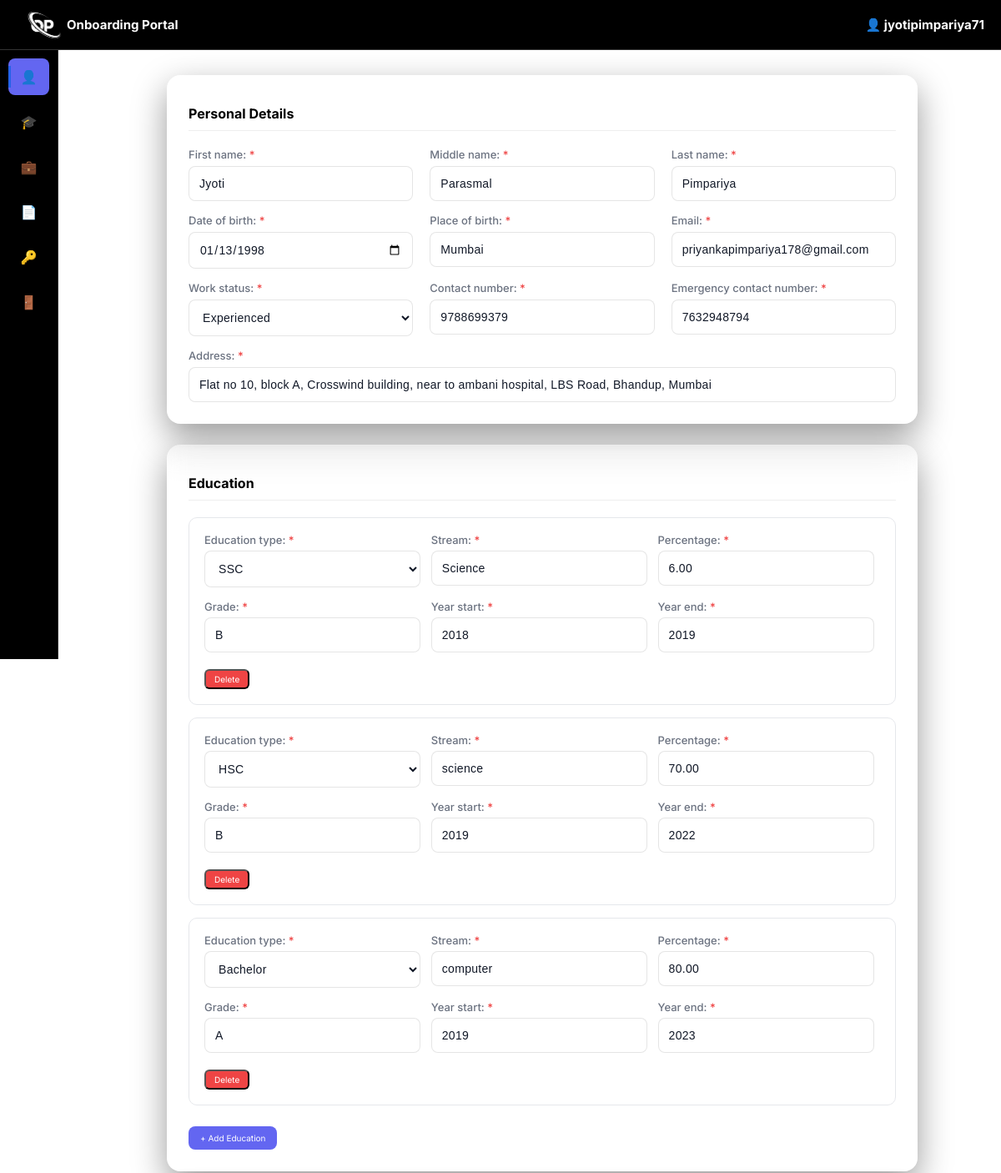
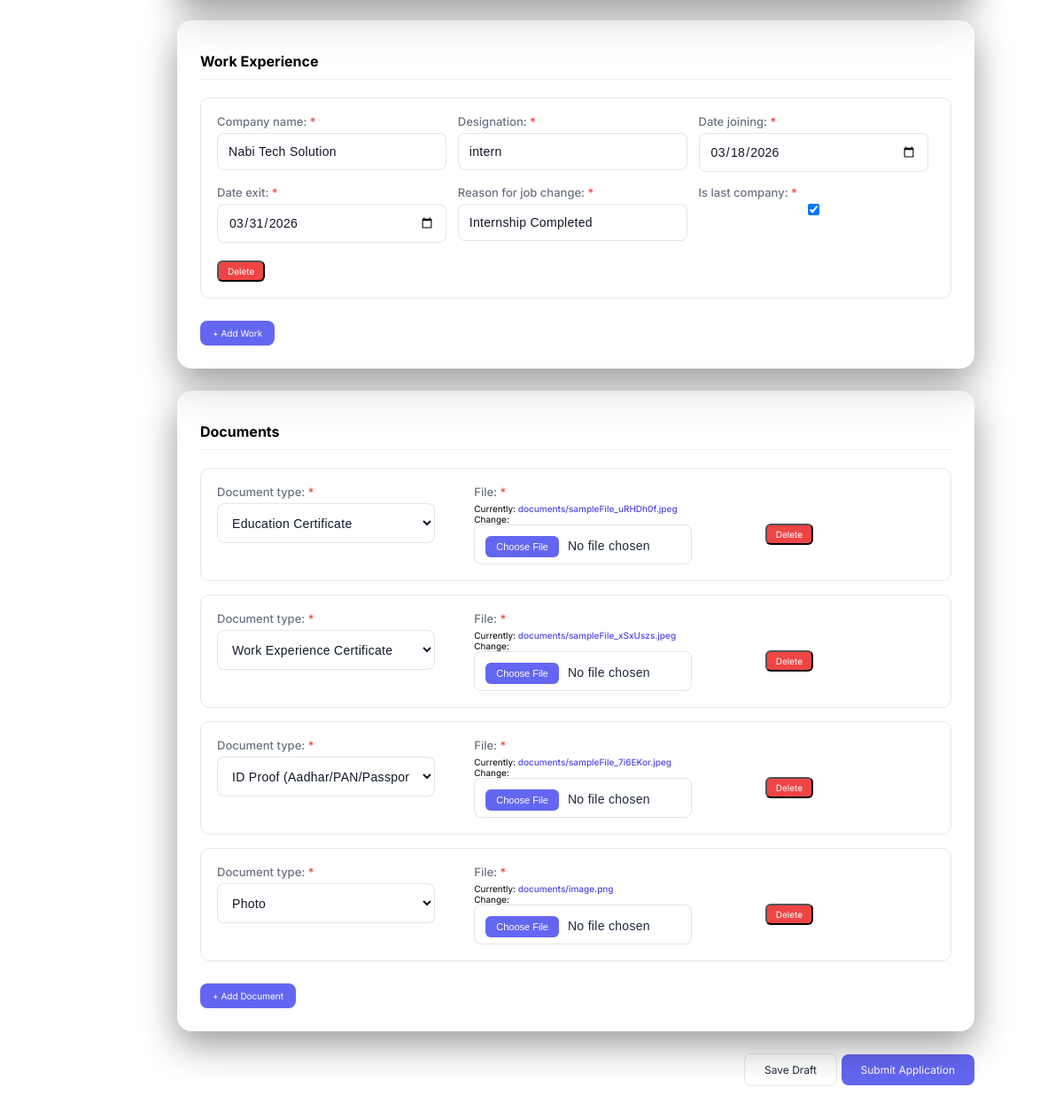
/onboarding/form/51238dfaf08e4d75ae4ce58764d2b44f/ (signed in), run on the app's committed database (2 pictures, top to bottom).
### onboarding/models.py (models this page shows, shortened)
class Candidate(models.Model):
    first_name = models.CharField(max_length=50)
    middle_name = models.CharField(max_length=50, blank=True)
    last_name = models.CharField(max_length=50)
    date_of_birth = models.DateField(null=True, blank=True)
    place_of_birth = models.CharField(max_length=100, blank=True)
    email = models.EmailField(unique=True)
    address = models.CharField(max_length=100, blank=True)
    contact_number = models.CharField(max_length=15)
    username = models.CharField(max_length=100, unique=True, null=True, blank=True)
    password = models.CharField(max_length=100, blank=True)
    emergency_contact_number = models.CharField(max_length=15, blank=True)
    WORK_STATUS = [
        ('FRESHER', 'Fresher'),
        ('EXPERIENCED', 'Experienced'),
    ]
    work_status = models.CharField(max_length=15, choices=WORK_STATUS, default='FRESHER')
    is_submitted = models.BooleanField(default=False)
    token = models.CharField(max_length=32, default=uuid.uuid4().hex, editable=False, unique=True)
    created_at = models.DateTimeField(auto_now_add=True)

### onboarding/views.py (the view)
# urls.py: path('onboarding/form/<str:token>/', views.onboarding_form, name='onboarding_form'),
def onboarding_form(request, token):
    candidate = get_object_or_404(Candidate, token=token)
    if request.session.get('candidate_id') != candidate.id:
        return redirect('login_view', token=token)
    if candidate.is_submitted:
        return render(request, 'onboarding/already_submitted.html', {'candidate': candidate})
    EducationFormSet = inlineformset_factory(
        Candidate,
        Education,
        form=EducationForm,
        extra=0,
        can_delete=True
    )
    WorkExperienceFormSet = inlineformset_factory(
        Candidate,
        WorkExperience,
        form=WorkExperienceForm,
        extra=0,
        can_delete=True
    )
    DocumentFormSet = modelformset_factory(
        Document,
        form=DocumentForm,
        extra=0,
        can_delete=True
    )
    if request.method == 'POST':
        is_submit = 'submit' in request.POST
        form = CandidateForm(request.POST, instance=candidate, is_submit=is_submit)
        edu_formset = EducationFormSet(
            request.POST,
            instance=candidate,
            prefix='education'
        )
        work_formset = WorkExperienceFormSet(
            request.POST,
            instance=candidate,
            prefix='work'
        )
        doc_formset = DocumentFormSet(
            request.POST,
            request.FILES,
            queryset=Document.objects.filter(candidate=candidate),
            prefix='document'
        )
        if not is_submit:
            form.save()
            edu_formset.save()
            work_formset.save()
            doc_formset.save()
            messages.success(request, "Draft saved successfully")
            return redirect('onboarding_form', token=candidate.token)
        else:
            if form.is_valid() and edu_formset.is_valid() and work_formset.is_valid() and doc_formset.is_valid():
                education_types = []
                for edu in edu_formset.cleaned_data:
                    if edu and not edu.get('DELETE', False):
                        education_types.append(edu.get('education_type'))
                missing_education = []
                if 'SSC' not in education_types:
                    missing_education.append("SSC")
                if 'HSC' not in education_types:
                    missing_education.append("HSC")
                if 'BACHELOR' not in education_types:
                    missing_education.append("Bachelor")
                if missing_education:
                    edu_formset._non_form_errors = edu_formset.error_class([
                        f"Please add education details for: {', '.join(missing_education)}"
                    ])
                    return render(request, 'onboarding/form.html', {
                        'form': form,
                        'edu_formset': edu_formset,
                        'work_formset': work_formset,
                        'doc_formset': doc_formset,
                        'candidate': candidate
                    })
                doc_types = []
                for doc in doc_formset.cleaned_data:
                    if doc and not doc.get('DELETE', False):
                        doc_types.append(doc.get('document_type'))
                missing_docs = []
                if 'EDUCATION' not in doc_types:
                    missing_docs.append("Education Certificate")
                if 'ID_PROOF' not in doc_types:
                    missing_docs.append("ID Proof")
                if 'PHOTO' not in doc_types:
                    missing_docs.append("Photo")
                if missing_docs:
                    doc_formset._non_form_errors = doc_formset.error_class([
                        f"Please upload required documents: {', '.join(missing_docs)}"
                    ])
                    return render(request, 'onboarding/form.html', {
                        'form': form,
                        'edu_formset': edu_formset,
                        'work_formset': work_formset,
                        'doc_formset': doc_formset,
                        'candidate': candidate
                    })
                if form.cleaned_data.get('work_status') == 'EXPERIENCED':
                    has_experience = False
                    for work in work_formset.cleaned_data:
                        if work and not work.get('DELETE', False):
                            has_experience = True
                    if not has_experience:
                        work_formset._non_form_errors = work_formset.error_class([
                            "Please add your work experience details."
                        ])
                        return render(request, 'onboarding/form.html', {
                            'form': form,
                            'edu_formset': edu_formset,
                            'work_formset': work_formset,
                            'doc_formset': doc_formset,
                            'candidate': candidate
                        })
                    if 'WORK' not in doc_types:
                        doc_formset._non_form_errors = doc_formset.error_class([
                            "Please upload work experience certificate."
                        ])
                        return render(request, 'onboarding/form.html', {
                            'form': form,
                            'edu_formset': edu_formset,
                            'work_formset': work_formset,
                            'doc_formset': doc_formset,
                            'candidate': candidate
                        })
                with transaction.atomic():
                    cand = form.save(commit=False)
                    cand.is_submitted = True
                    cand.save()
                    edu_instances = edu_formset.save(commit=False)
                    for obj in edu_formset.deleted_objects:
                        obj.delete()
                    for edu in edu_instances:
                        edu.candidate = cand
                        edu.save()
                    work_instances = work_formset.save(commit=False)
                    for obj in work_formset.deleted_objects:
                        obj.delete()
                    for work in work_instances:
                        work.candidate = cand
                        work.save()
                    doc_instances = doc_formset.save(commit=False)
                    for obj in doc_formset.deleted_objects:
                        obj.delete()
                    for doc in doc_instances:
                        doc.candidate = cand
                        doc.save()
                messages.success(request, "Form submitted successfully")
                return redirect('onboarding_form', token=candidate.token)
    else:
        form = CandidateForm(instance=candidate)
        edu_formset = EducationFormSet(
            instance=candidate,
            prefix='education'
        )
        work_formset = WorkExperienceFormSet(
            instance=candidate,
            prefix='work'
        )
        doc_formset = DocumentFormSet(
            queryset=Document.objects.filter(candidate=candidate),
            prefix='document'
        )
    return render(request, 'onboarding/form.html', {
        'form': form,
        'edu_formset': edu_formset,
        'work_formset': work_formset,
        'doc_formset': doc_formset,
        'candidate': candidate
    })

### onboarding/forms.py (shortened to what this page needs)
class CandidateForm(forms.ModelForm):
    class Meta:
        model = Candidate
        fields = [
            'first_name','middle_name','last_name',
            'date_of_birth','place_of_birth',
            'email','address','contact_number','emergency_contact_number',
            'work_status'
        ]
        widgets = {'date_of_birth': forms.DateInput(attrs={'type': 'date'})}
    def __init__(self, *args, **kwargs):
        self.is_submit = kwargs.pop('is_submit', False)
        super().__init__(*args, **kwargs)
        readonly_fields = ['first_name', 'last_name', 'email', 'contact_number']
        for field in readonly_fields:
            self.fields[field].widget.attrs['readonly'] = True
        if not self.is_submit:
            for field in self.fields.values():
                field.required = False

### onboarding/templates/onboarding/form.html (shortened to what this page needs)
<!DOCTYPE html>
<html lang="en">
{% load static %}
<head>
    <link rel="stylesheet" href="{% static 'onboarding/styles.css' %}">
</head>
<body>
<div class="top-header">
    <div class="left">
        <img src="{% static 'onboarding/img_2.png' %}" class="logo">
        <span class="portal-name">Onboarding Portal</span>
    </div>
    <div class="right">
        <span class="username">
            👤 {{ candidate.username }}
        </span>
    </div>
</div>
<div class="sidebar" id="sidebar">
    <ul class="menu">
        <li>
            <a href="#personal-section" class="nav-link active" data-title="Personal">
                <span class="icon">👤</span>
            </a>
        </li>
        <li>
            <a href="#education-section" class="nav-link" data-title="Education">
                <span class="icon">🎓</span>
            </a>
        </li>
        <li>
            <a href="#work-section" class="nav-link" data-title="Work">
                <span class="icon">💼</span>
            </a>
        </li>
        <li>
            <a href="#document-section" class="nav-link" data-title="Documents">
                <span class="icon">📄</span>
            </a>
        </li>
        <li>
            <a href="{% url 'change_password' token=candidate.token %}" data-title="Change Password">
                <span class="icon">🔑</span>
            </a>
        </li>
        <li>
            <a href="{% url 'logout_view' token=candidate.token %}" data-title="Logout">
                <span class="icon">🚪</span>
            </a>
        </li>
    </ul>
</div>
<div class="main">
    <div class="form-container">
    <form method="post" enctype="multipart/form-data">
        <div class="card section" id="personal-section">
            <h3>Personal Details</h3>
            <div class="form-grid">
                <div class="row">
                    <div class="field">{{ form.first_name.label_tag }} {{ form.first_name }}</div>
                    <div class="field">{{ form.middle_name.label_tag }} {{ form.middle_name }}</div>
                    <div class="field">{{ form.last_name.label_tag }} {{ form.last_name }}</div>
                </div>
                <div class="row">
                    <div class="field">{{ form.date_of_birth.label_tag }} {{ form.date_of_birth }}</div>
                    <div class="field">{{ form.place_of_birth.label_tag }} {{ form.place_of_birth }}</div>
                    <div class="field">{{ form.email.label_tag }} {{ form.email }}</div>
                </div>
                <div class="row">
                    <div class="field">{{ form.work_status.label_tag }} {{ form.work_status }}</div>
                    <div class="field">{{ form.contact_number.label_tag }} {{ form.contact_number }}</div>
                    <div class="field">{{ form.emergency_contact_number.label_tag }} {{ form.emergency_contact_number }}</div>
                </div>
                <div class="row">
                    <div class="field full">{{ form.address.label_tag }} {{ form.address }}</div>
                </div>
            </div>
        </div>
        <div class="card section" id="education-section">
            <h3>Education</h3>
            <div id="edu-container">
                {% for form in edu_formset %}
                <div class="form-row">
                    {{ form.as_p }}
                    <button type="button" class="btn-delete" onclick="deleteRow(this,'education')">Delete</button>
                </div>
                {% endfor %}
            </div>
            <button type="button" class="btn-add" onclick="addRow('edu-container','education','{{ edu_formset.empty_form.as_p|escapejs }}')">+ Add Education</button>
        </div>
        <div class="card section" id="work-section">
            <h3>Work Experience</h3>
            <div id="work-container">
                {% for form in work_formset %}
                <div class="form-row">
                    {{ form.as_p }}
                    <button type="button" class="btn-delete" onclick="deleteRow(this,'work')">Delete</button>
                </div>
                {% endfor %}
            </div>
            <button type="button" class="btn-add" onclick="addRow('work-container','work','{{ work_formset.empty_form.as_p|escapejs }}')">+ Add Work</button>
        </div>
        <div class="card section" id="document-section">
            <h3>Documents</h3>
            <div id="doc-container">
                {% for form in doc_formset %}
                <div class="form-row">
                    {{ form.as_p }}
                    <button type="button" class="btn-delete" onclick="deleteRow(this,'document')">Delete</button>
                </div>
                {% endfor %}
            </div>
            <button type="button" class="btn-add" onclick="addRow('doc-container','document','{{ doc_formset.empty_form.as_p|escapejs }}')">+ Add Document</button>
        </div>
        <div class="btn-group">
            <button type="submit" name="save" class="btn btn-save">Save Draft</button>
            <button type="submit" name="submit" class="btn btn-submit">Submit Application</button>
        </div>
    </form>
</body>
</html>

### data on the page
Candidate: username "jyotipimpariya71", first_name "Jyoti", middle_name "Parasmal", last_name "Pimpariya", date_of_birth "01/13/1998", place_of_birth "Mumbai", email "priyankapimpariya178@gmail.com", work_status "Experienced", contact_number "9788699379", emergency_contact_number "7632948794", address "Flat no 10, block A, Crosswind building, near to ambani hospital, LBS Road, Bhandup, Mumbai"
